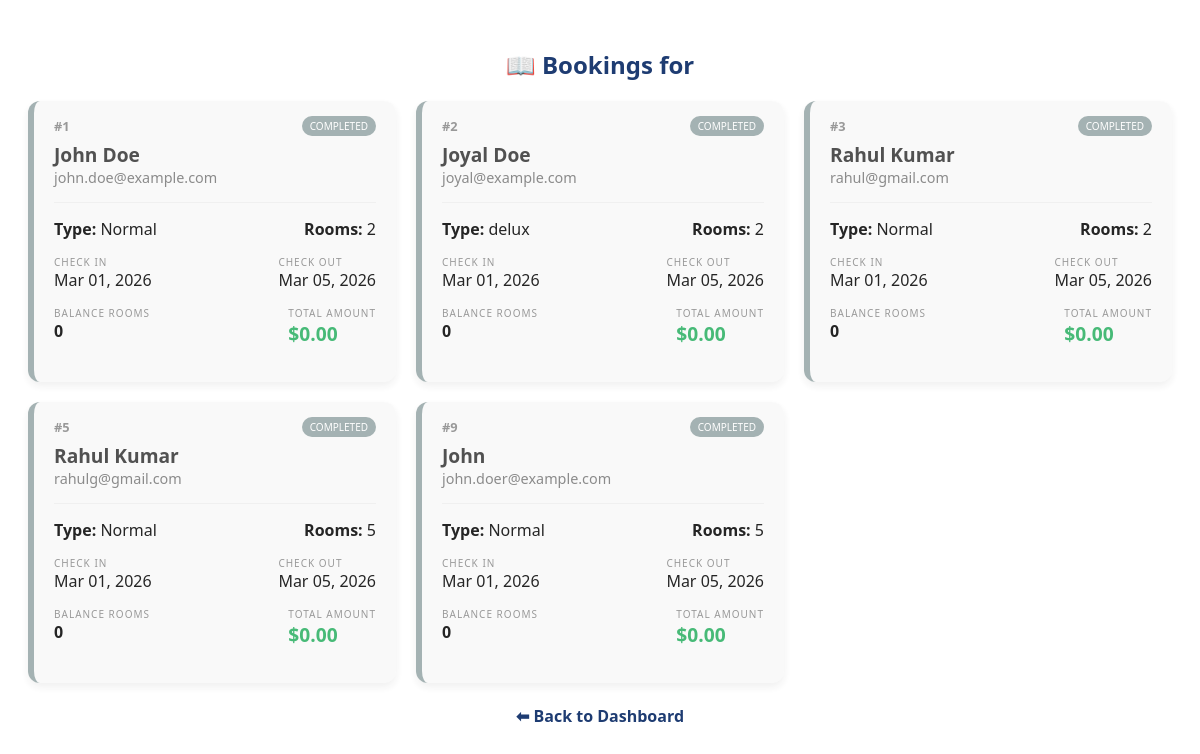
Page /hotel/dashboard/bookings/ (signed in) on the committed database.
### bookingapp/models.py (models this page shows, shortened)
class Hotelbooking(models.Model):
    ROOM_CHOICES = (
        ('Normal', 'Normal'),
        ('2 star', '2 star'),
        ('5 star', '5 star'),
        ('delux', 'delux'),
    )
    user = models.ForeignKey(User, on_delete=models.CASCADE, related_name='bookings')
    hotel=models.ForeignKey(Hotel,on_delete=models.CASCADE,default=1)
    rooms=models.ForeignKey(Room,on_delete=models.CASCADE,default=1)
    assigned_room = models.ForeignKey(RoomNumber, on_delete=models.SET_NULL, null=True)
    room_type=models.CharField(max_length=100, choices=ROOM_CHOICES , default='Normal')
    name =models.CharField(max_length=100)
    email = models.EmailField()
    count = models.IntegerField()
    check_in = models.DateField()
    check_out = models.DateField()
    is_available =models.BooleanField(default=True)
    balance_rooms=models.IntegerField(default=0)
    total_amount=models.DecimalField (max_digits=10,decimal_places=2,default=0)

### bookingapp/views.py (the view)
# urls.py: path('hotel/dashboard/bookings/',hotel_bookings_dashboard, name='hotel_bookings_dashboard'),
def hotel_bookings_dashboard(request):
    hotel_id = request.session.get('hotel_id')
    if not hotel_id:
        return redirect('hotel_login')
    bookings = Hotelbooking.objects.filter(hotel_id=hotel_id)
    return render(request, 'bookingapp/hotel_bookings_dashboard.html', {
        'bookings': bookings
    })

### bookingapp/templates/bookingapp/hotel_bookings_dashboard.html (shortened to what this page needs)
<div class="container" style="padding: 20px; font-family: 'Segoe UI', sans-serif;">
    <h2 style="text-align: center; color: #1e3c72;">📖 Bookings for {{ hotel.name }}</h2>
    <div class="booking-grid">
        {% now "Y-m-d" as today_str %}
        {% for booking in bookings %}
        <div class="booking-card {% if booking.check_out|date:'Y-m-d' < today_str %}expired{% endif %}">
            <div class="card-header">
                <span class="booking-id">#{{ booking.id }}</span>
                <span class="status-badge">
                    {% if booking.check_out|date:'Y-m-d' < today_str %}
                        Completed
                    {% else %}
                        Active
                    {% endif %}
                </span>
            </div>
            <div class="card-body">
                <div class="guest-name">{{ booking.name }}</div>
                <div class="guest-email">{{ booking.email }}</div>
                <hr>
                <div class="details-row">
                    <span><strong>Type:</strong> {{ booking.room_type }}</span>
                    <span><strong>Rooms:</strong> {{ booking.count }}</span>
                </div>
                <div class="date-row">
                    <div class="date-box">
                        <small>Check In</small>
                        <div>{{ booking.check_in|date:"M d, Y" }}</div>
                    </div>
                    <div class="date-box">
                        <small>Check Out</small>
                        <div>{{ booking.check_out|date:"M d, Y" }}</div>
                    </div>
                </div>
                <div class="financial-row">
                    <div>
                        <small>Balance Rooms</small>
                        <div class="val">{{ booking.balance_rooms }}</div>
                    </div>
                    <div>
                        <small>Total Amount</small>
                        <div class="val" style="color: #27ae60; font-size: 1.2rem;">${{ booking.total_amount }}</div>
                    </div>
                </div>
            </div>
        </div>
        {% empty %}
        <p style="text-align: center; width: 100%;">No bookings found for this hotel.</p>
        {% endfor %}
    </div>
    <br>
    <div style="text-align: center;">
        <a href="{% url 'hotel_dashboard' %}" style="text-decoration: none; color: #1e3c72; font-weight: bold;">
            ⬅ Back to Dashboard
        </a>
    </div>
</div>

### bookingapp/templates/bookingapp/hotel_bookings_dashboard.html (style rules this page uses)
.booking-grid { display: grid; grid-template-columns: repeat(auto-fill, minmax(300px, 1fr)); gap: 20px; max-width: 1200px; margin: auto; }
.booking-card { background: white; border-radius: 12px; box-shadow: 0 4px 10px rgba(0,0,0,0.08); border-left: 6px solid #1e3c72; transition: 0.3s; }
.booking-card.expired { border-left: 6px solid #95a5a6; background-color: #f9f9f9; opacity: 0.85; }
.booking-card.expired .status-badge { background: #95a5a6; }
.card-header { padding: 15px 20px 5px; display: flex; justify-content: space-between; align-items: center; }
.booking-id { font-size: 0.8rem; color: #888; font-weight: bold; }
.status-badge { background: #1e3c72; color: white; font-size: 10px; padding: 3px 8px; border-radius: 20px; text-transform: uppercase; }
.card-body { padding: 0 20px 20px; }
.guest-name { font-size: 1.2rem; font-weight: bold; color: #333; }
.guest-email { font-size: 0.9rem; color: #777; margin-bottom: 10px; }
.details-row, .date-row, .financial-row { display: flex; justify-content: space-between; margin: 15px 0; }
.date-box small, .financial-row small { display: block; color: #888; text-transform: uppercase; font-size: 10px; letter-spacing: 1px; }
.val { font-weight: bold; }
hr { border: 0; border-top: 1px solid #eee; margin: 15px 0; }

### rows in the picture
Hotelbooking: id "1", shows "COMPLETED", name "John Doe", email "john.doe@example.com", room_type "Normal", count "2", check_in "Mar 01, 2026", check_out "Mar 05, 2026", balance_rooms "0", total_amount "0.00"
Hotelbooking: id "2", shows "COMPLETED", name "Joyal Doe", email "joyal@example.com", room_type "delux", count "2", check_in "Mar 01, 2026", check_out "Mar 05, 2026", balance_rooms "0", total_amount "0.00"
Hotelbooking: id "3", shows "COMPLETED", name "Rahul Kumar", email "rahul@gmail.com", room_type "Normal", count "2", check_in "Mar 01, 2026", check_out "Mar 05, 2026", balance_rooms "0", total_amount "0.00"
Hotelbooking: id "5", shows "COMPLETED", name "Rahul Kumar", email "rahulg@gmail.com", room_type "Normal", count "5", check_in "Mar 01, 2026", check_out "Mar 05, 2026", balance_rooms "0", total_amount "0.00"
Hotelbooking: id "9", shows "COMPLETED", name "John", email "john.doer@example.com", room_type "Normal", count "5", check_in "Mar 01, 2026", check_out "Mar 05, 2026", balance_rooms "0", total_amount "0.00"
